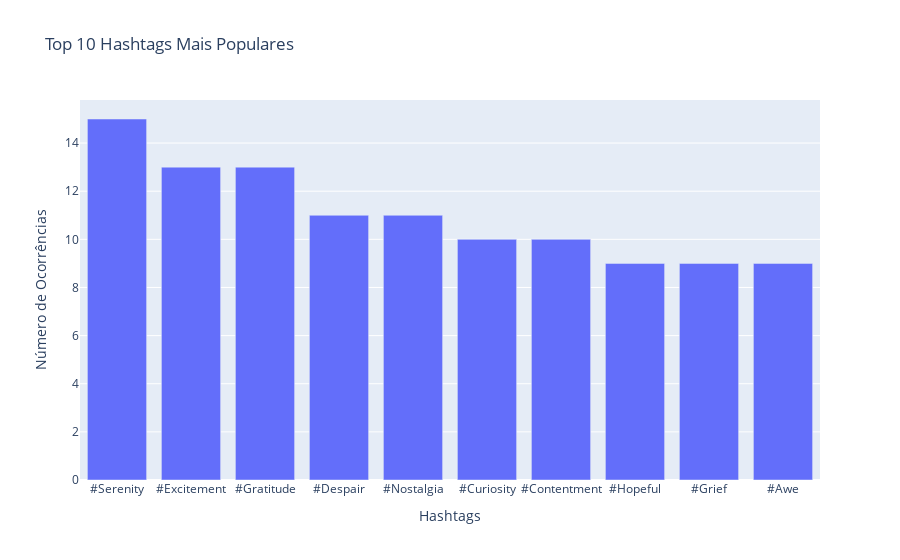

The cell this chart's notebook holds for it:
### Markdown cell above
Análise da Popularidade de Hashtags ao Longo do Tempo

### Code cell
from collections import Counter

# Extrair hashtags e criar uma série com todas as hashtags
all_hashtags = pd.Series([hashtag for sublist in df['Hashtags'].str.split() for hashtag in sublist])

# Contar as ocorrências de cada hashtag
hashtags_count = all_hashtags.value_counts()

# Plotar as top N hashtags mais populares
top_n = 10
fig = px.bar(x=hashtags_count.index[:top_n], y=hashtags_count.values[:top_n], 
             title=f'Top {top_n} Hashtags Mais Populares',
             labels={'x': 'Hashtags', 'y': 'Número de Ocorrências'})
fig.show()

### Figure 1 — Plotly figure (JSON) as saved in the notebook; plotly's stock layout.template omitted (floating-point values rounded to 4 significant figures)
{"data": [{"alignmentgroup": "True", "hovertemplate": "Hashtags=%{x}<br>Número de Ocorrências=%{y}<extra></extra>", "legendgroup": "", "marker": {"color": "#636efa", "pattern": {"shape": ""}}, "name": "", "offsetgroup": "", "orientation": "v", "showlegend": false, "textposition": "auto", "type": "bar", "x": ["#Serenity", "#Excitement", "#Gratitude", "#Despair", "#Nostalgia", "#Curiosity", "#Contentment", "#Hopeful", "#Grief", "#Awe"], "xaxis": "x", "y": [15, 13, 13, 11, 11, 10, 10, 9, 9, 9], "yaxis": "y"}], "layout": {"barmode": "relative", "legend": {"tracegroupgap": 0}, "title": {"text": "Top 10 Hashtags Mais Populares"}, "xaxis": {"anchor": "y", "domain": [0, 1], "title": {"text": "Hashtags"}}, "yaxis": {"anchor": "x", "domain": [0, 1], "title": {"text": "Número de Ocorrências"}}}}
